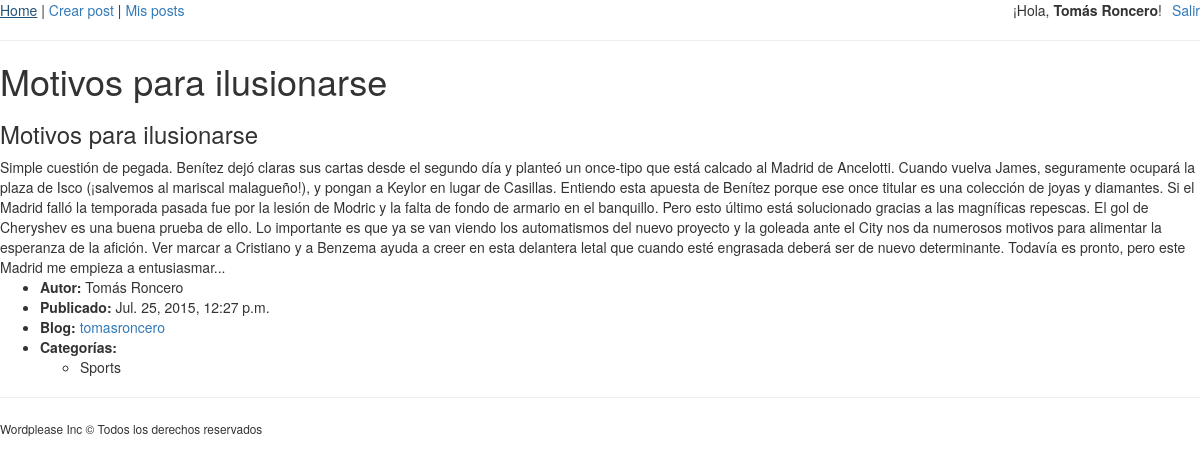
The page /blogs/tomasroncero/12 (signed in) on the database as committed earlier.
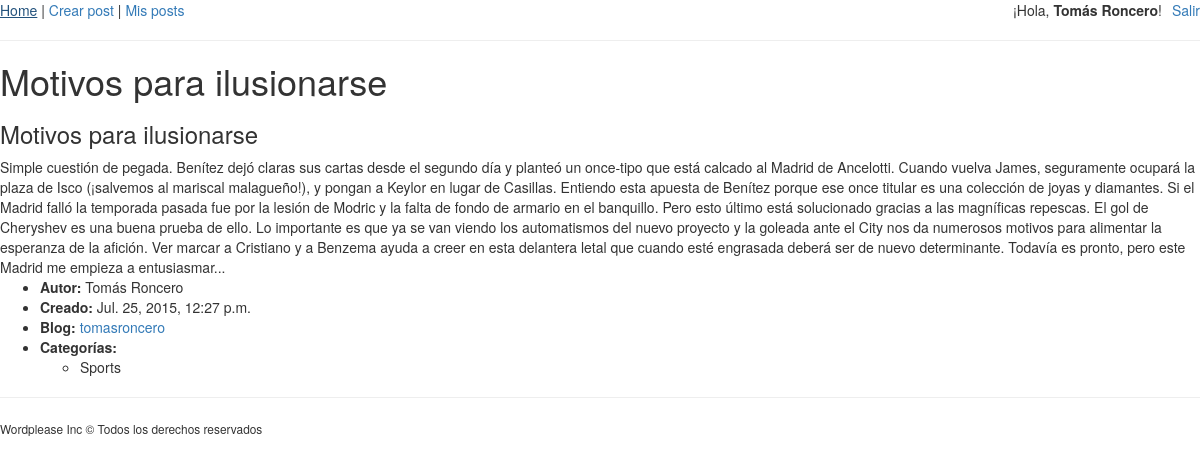
The same page on the database as committed later.
### posts/models.py (models this page shows, shortened)
class Post(models.Model):
    blog = models.ForeignKey(Blog)                                 # El blog es FK. Es un 1-n (1 blog - n posts)
    title = models.CharField(max_length=100)
    summary = models.CharField(max_length=200)
    body = models.TextField()
    imageUrl = models.URLField(blank=True, null=True, default="")   # Imagen url opcional
    created_at = models.DateTimeField(auto_now_add=True)            # Se guarda la fecha al crearse
    modified_at = models.DateTimeField(auto_now=True)               # Se actualiza cada vez que se guarde
    categories = models.ManyToManyField(Category, blank=True, null=True)
    published_at = models.DateTimeField(blank=True, null=True)

### blogs/models.py (models this page shows)
class Blog(models.Model):
    owner = models.OneToOneField(User)
    created_at = models.DateTimeField(auto_now_add=True)        # Se guarda al crearse el blog
    def __unicode__(self):
        return self.owner.username

### posts/views.py (the view, shortened to what this page needs)
# urls.py: url(r'^blogs/(?P<username>[a-zA-Z]+)/(?P<post_id>[0-9]+)$', DetailView.as_view(), name='post_detail'),   # detalle post, basado en clase DetailView
class DetailView(View):
    def get(self, request, username, post_id):
        possible_blogs = Blog.objects.filter(owner__username=username)
        blog = possible_blogs[0] if len(possible_blogs) >=1 else None
        if blog is not None:
            possible_posts = Post.objects.filter(blog__owner__username=username, pk=post_id).select_related('blog')
            post = possible_posts[0] if len(possible_posts) ==1 else None
            if post is not None:
                if request.user.is_authenticated():
                    if blog.owner == request.user or request.user.is_superuser:
                        context = {
                            "post": post
                        }
                return render(request, 'posts/detail.html', context)
            else:
                return HttpResponseNotFound('No existe el post')
        else:
            return HttpResponseNotFound('No existe el blog')

### posts/templates/posts/detail.html (shortened to what this page needs)
{% extends 'base.html' %}
{% block section %}
    <h1>{{ post.title }}</h1>
    <h3>{{ post.summary }}</h3>
    <div>
        {{ post.body }}
    </div>
    <ul>
        <li><strong>Autor: </strong>{{ post.blog.owner.first_name}} {{ post.blog.owner.last_name}}</li>
        {% if post.published_at %}
        <li><strong>Publicado: </strong>{{ post.published_at }}</li>
        {% else %}
        <li><strong>Creado: </strong>{{ post.created_at }}</li>
        {% endif %}
        <li><strong>Blog: </strong><a href="{% url 'blog_posts' post.blog %}">{{ post.blog.owner }}</a></li>
        <li>
            <strong>Categorías: </strong>
            <ul>
            {% for category in post.categories.all %}
                <li>{{ category.name }}</li>
            {% endfor %}
            </ul>
        </li>
    </ul>
{% endblock %}

### wordplease/templates/base.html (shortened to what this page needs)
{% load staticfiles %}
<!DOCTYPE html>
<html lang="es">
<head>
    <link rel="stylesheet" href="{% static 'css/bootstrap.min.css' %}">
    <link rel="stylesheet" href="{% static 'css/bootstrap-theme.min.css' %}">
</head>
<body>
    <nav>
        <a href="{% url 'post_home' %}">Home</a>
        |
        {% if user.is_authenticated %}
            <a href="{% url 'post_create' %}">Crear post</a>
            |
            <a href="{% url 'post_list' %}">Mis posts</a>
            <a style="float: right;" href="{% url 'user_logout' %}">Salir</a>
            <span style="float: right; margin-right: 10px">¡Hola, <strong>{{ user.first_name }} {{ user.last_name }}</strong>! </span>
        {% else %}
            <a href="{% url 'user_login' %}">Entrar</a>
            |
            <a href="{% url 'user_signup' %}">Registrarse</a>
        {% endif %}
    </nav>
    <hr>
    <section>
        {% block section %}
        {% endblock %}
    </section>
    <hr>
    <footer>
        <small>Wordplease Inc &copy; Todos los derechos reservados</small>
    </footer>
</body>
</html>

Rows that differ between the two databases and show on the page:
changed Post "Motivos para ilusionarse": created_at (not shown) → "Jul. 25, 2015, 12:27 p.m."; published_at "Jul. 25, 2015, 12:27 p.m." → (not shown)
Other text that changed with them:
text no longer shown: "Publicado:"
text now shown: "Creado:"
